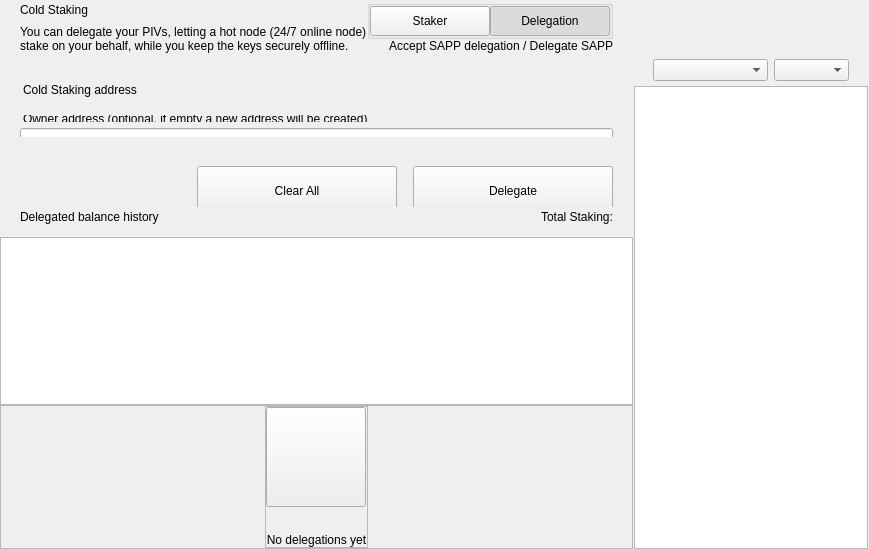
<?xml version="1.0" encoding="UTF-8"?>
<ui version="4.0">
 <class>ColdStakingWidget</class>
 <widget class="QWidget" name="ColdStakingWidget">
  <property name="geometry">
   <rect>
    <x>0</x>
    <y>0</y>
    <width>629</width>
    <height>549</height>
   </rect>
  </property>
  <property name="windowTitle">
   <string>Form</string>
  </property>
  <layout class="QHBoxLayout" name="horizontalLayout_1" stretch="2,1">
   <property name="spacing">
    <number>0</number>
   </property>
   <property name="leftMargin">
    <number>0</number>
   </property>
   <property name="topMargin">
    <number>0</number>
   </property>
   <property name="rightMargin">
    <number>0</number>
   </property>
   <property name="bottomMargin">
    <number>0</number>
   </property>
   <item>
    <widget class="QWidget" name="left" native="true">
     <layout class="QVBoxLayout" name="verticalLayout_3">
      <property name="leftMargin">
       <number>0</number>
      </property>
      <property name="topMargin">
       <number>0</number>
      </property>
      <property name="rightMargin">
       <number>0</number>
      </property>
      <property name="bottomMargin">
       <number>0</number>
      </property>
      <item>
       <layout class="QVBoxLayout" name="verticalLayout_2">
        <property name="spacing">
         <number>0</number>
        </property>
        <item>
         <layout class="QVBoxLayout" name="verticalLayoutTop">
          <property name="spacing">
           <number>0</number>
          </property>
          <property name="leftMargin">
           <number>0</number>
          </property>
          <property name="rightMargin">
           <number>0</number>
          </property>
          <item>
           <widget class="QWidget" name="containerTitle" native="true">
            <property name="sizePolicy">
             <sizepolicy hsizetype="Preferred" vsizetype="Minimum">
              <horstretch>0</horstretch>
              <verstretch>0</verstretch>
             </sizepolicy>
            </property>
            <property name="maximumSize">
             <size>
              <width>16777215</width>
              <height>100</height>
             </size>
            </property>
            <layout class="QHBoxLayout" name="containerTitleLayout">
             <property name="spacing">
              <number>0</number>
             </property>
             <property name="leftMargin">
              <number>20</number>
             </property>
             <property name="topMargin">
              <number>0</number>
             </property>
             <property name="rightMargin">
              <number>20</number>
             </property>
             <property name="bottomMargin">
              <number>0</number>
             </property>
             <item>
              <layout class="QVBoxLayout" name="verticalLayout11">
               <property name="spacing">
                <number>5</number>
               </property>
               <item>
                <widget class="QLabel" name="labelTitle">
                 <property name="text">
                  <string>Cold Staking</string>
                 </property>
                </widget>
               </item>
               <item>
                <widget class="QLabel" name="labelSubtitle1">
                 <property name="maximumSize">
                  <size>
                   <width>16777215</width>
                   <height>16777215</height>
                  </size>
                 </property>
                 <property name="text">
                  <string>You can delegate your PIVs, letting a hot node (24/7 online node)
stake on your behalf, while you keep the keys securely offline.</string>
                 </property>
                </widget>
               </item>
              </layout>
             </item>
             <item>
              <spacer name="horizontalSpacer">
               <property name="orientation">
                <enum>Qt::Horizontal</enum>
               </property>
               <property name="sizeHint" stdset="0">
                <size>
                 <width>40</width>
                 <height>20</height>
                </size>
               </property>
              </spacer>
             </item>
             <item>
              <widget class="QWidget" name="containerViewPrivacyChecks" native="true">
               <layout class="QVBoxLayout" name="containerPrivacyChecks">
                <property name="spacing">
                 <number>0</number>
                </property>
                <property name="leftMargin">
                 <number>0</number>
                </property>
                <property name="topMargin">
                 <number>0</number>
                </property>
                <property name="rightMargin">
                 <number>0</number>
                </property>
                <property name="bottomMargin">
                 <number>0</number>
                </property>
                <item alignment="Qt::AlignHCenter|Qt::AlignVCenter">
                 <widget class="QGroupBox" name="groupBox">
                  <property name="title">
                   <string/>
                  </property>
                  <layout class="QHBoxLayout" name="horizontalLayout_2_1">
                   <property name="spacing">
                    <number>0</number>
                   </property>
                   <property name="leftMargin">
                    <number>0</number>
                   </property>
                   <property name="topMargin">
                    <number>0</number>
                   </property>
                   <property name="rightMargin">
                    <number>0</number>
                   </property>
                   <property name="bottomMargin">
                    <number>0</number>
                   </property>
                   <item>
                    <widget class="QPushButton" name="pushLeft">
                     <property name="minimumSize">
                      <size>
                       <width>120</width>
                       <height>30</height>
                      </size>
                     </property>
                     <property name="maximumSize">
                      <size>
                       <width>120</width>
                       <height>30</height>
                      </size>
                     </property>
                     <property name="focusPolicy">
                      <enum>Qt::NoFocus</enum>
                     </property>
                     <property name="text">
                      <string>Staker</string>
                     </property>
                     <property name="checkable">
                      <bool>true</bool>
                     </property>
                     <property name="autoExclusive">
                      <bool>true</bool>
                     </property>
                    </widget>
                   </item>
                   <item>
                    <widget class="QPushButton" name="pushRight">
                     <property name="minimumSize">
                      <size>
                       <width>120</width>
                       <height>30</height>
                      </size>
                     </property>
                     <property name="maximumSize">
                      <size>
                       <width>120</width>
                       <height>30</height>
                      </size>
                     </property>
                     <property name="focusPolicy">
                      <enum>Qt::NoFocus</enum>
                     </property>
                     <property name="text">
                      <string>Delegation</string>
                     </property>
                     <property name="checkable">
                      <bool>true</bool>
                     </property>
                     <property name="checked">
                      <bool>true</bool>
                     </property>
                     <property name="autoExclusive">
                      <bool>true</bool>
                     </property>
                    </widget>
                   </item>
                  </layout>
                 </widget>
                </item>
                <item alignment="Qt::AlignTop">
                 <widget class="QLabel" name="labelSubtitle2">
                  <property name="text">
                   <string>Accept SAPP delegation / Delegate SAPP</string>
                  </property>
                  <property name="alignment">
                   <set>Qt::AlignRight|Qt::AlignTrailing|Qt::AlignVCenter</set>
                  </property>
                 </widget>
                </item>
               </layout>
              </widget>
             </item>
            </layout>
           </widget>
          </item>
          <item>
           <spacer name="verticalSpacer_2">
            <property name="orientation">
             <enum>Qt::Vertical</enum>
            </property>
            <property name="sizeType">
             <enum>QSizePolicy::Fixed</enum>
            </property>
            <property name="sizeHint" stdset="0">
             <size>
              <width>20</width>
              <height>30</height>
             </size>
            </property>
           </spacer>
          </item>
          <item>
           <widget class="QWidget" name="containerSend" native="true">
            <property name="minimumSize">
             <size>
              <width>0</width>
              <height>50</height>
             </size>
            </property>
            <layout class="QVBoxLayout" name="containerSendRow">
             <property name="spacing">
              <number>6</number>
             </property>
             <property name="leftMargin">
              <number>0</number>
             </property>
             <property name="topMargin">
              <number>0</number>
             </property>
             <property name="rightMargin">
              <number>0</number>
             </property>
             <property name="bottomMargin">
              <number>0</number>
             </property>
             <item>
              <widget class="QLabel" name="labelEditTitle">
               <property name="maximumSize">
                <size>
                 <width>16777215</width>
                 <height>30</height>
                </size>
               </property>
               <property name="styleSheet">
                <string notr="true">padding-left:20px; padding-bottom:3px;</string>
               </property>
               <property name="text">
                <string>Cold Staking address</string>
               </property>
              </widget>
             </item>
             <item>
              <spacer name="verticalSpacer_6">
               <property name="orientation">
                <enum>Qt::Vertical</enum>
               </property>
               <property name="sizeType">
                <enum>QSizePolicy::Fixed</enum>
               </property>
               <property name="sizeHint" stdset="0">
                <size>
                 <width>20</width>
                 <height>9</height>
                </size>
               </property>
              </spacer>
             </item>
             <item>
              <widget class="QWidget" name="containerOwner" native="true">
               <layout class="QVBoxLayout" name="vContainerOwner">
                <property name="spacing">
                 <number>4</number>
                </property>
                <property name="leftMargin">
                 <number>20</number>
                </property>
                <property name="topMargin">
                 <number>0</number>
                </property>
                <property name="rightMargin">
                 <number>20</number>
                </property>
                <property name="bottomMargin">
                 <number>0</number>
                </property>
                <item>
                 <widget class="QLabel" name="labelSubtitleDescription">
                  <property name="maximumSize">
                   <size>
                    <width>16777215</width>
                    <height>20</height>
                   </size>
                  </property>
                  <property name="styleSheet">
                   <string notr="true">margin-bottom:2px;
                   margin-left:0.05px;
                   padding:0px;</string>
                  </property>
                  <property name="text">
                   <string>Owner address (optional, if empty a new address will be created)</string>
                  </property>
                 </widget>
                </item>
                <item>
                 <widget class="QLineEdit" name="lineEditOwnerAddress">
                  <property name="minimumSize">
                   <size>
                    <width>0</width>
                    <height>50</height>
                   </size>
                  </property>
                  <property name="maximumSize">
                   <size>
                    <width>16777215</width>
                    <height>50</height>
                   </size>
                  </property>
                  <property name="styleSheet">
                   <string notr="true"/>
                  </property>
                  <property name="placeholderText">
                   <string>Enter owner address</string>
                  </property>
                 </widget>
                </item>
               </layout>
              </widget>
             </item>
            </layout>
           </widget>
          </item>
         </layout>
        </item>
        <item>
         <spacer name="verticalSpacer_3">
          <property name="orientation">
           <enum>Qt::Vertical</enum>
          </property>
          <property name="sizeType">
           <enum>QSizePolicy::Minimum</enum>
          </property>
          <property name="sizeHint" stdset="0">
           <size>
            <width>20</width>
            <height>20</height>
           </size>
          </property>
         </spacer>
        </item>
        <item>
         <widget class="QWidget" name="containerBtn" native="true">
          <property name="minimumSize">
           <size>
            <width>0</width>
            <height>50</height>
           </size>
          </property>
          <layout class="QHBoxLayout" name="horizontalLayout">
           <property name="rightMargin">
            <number>20</number>
           </property>
           <item>
            <spacer name="horizontalSpacer_2">
             <property name="orientation">
              <enum>Qt::Horizontal</enum>
             </property>
             <property name="sizeHint" stdset="0">
              <size>
               <width>200</width>
               <height>20</height>
              </size>
             </property>
            </spacer>
           </item>
           <item>
            <layout class="QHBoxLayout" name="horizontalLayout_7">
             <item>
              <spacer name="horizontalSpacer_3">
               <property name="orientation">
                <enum>Qt::Horizontal</enum>
               </property>
               <property name="sizeType">
                <enum>QSizePolicy::Expanding</enum>
               </property>
               <property name="sizeHint" stdset="0">
                <size>
                 <width>40</width>
                 <height>20</height>
                </size>
               </property>
              </spacer>
             </item>
             <item>
              <widget class="QPushButton" name="pushButtonClear">
               <property name="minimumSize">
                <size>
                 <width>200</width>
                 <height>50</height>
                </size>
               </property>
               <property name="focusPolicy">
                <enum>Qt::NoFocus</enum>
               </property>
               <property name="text">
                <string>Clear All</string>
               </property>
              </widget>
             </item>
             <item>
              <spacer name="horizontalSpacer_4">
               <property name="orientation">
                <enum>Qt::Horizontal</enum>
               </property>
               <property name="sizeType">
                <enum>QSizePolicy::Fixed</enum>
               </property>
               <property name="sizeHint" stdset="0">
                <size>
                 <width>10</width>
                 <height>20</height>
                </size>
               </property>
              </spacer>
             </item>
             <item>
              <widget class="QPushButton" name="pushButtonSend">
               <property name="minimumSize">
                <size>
                 <width>200</width>
                 <height>50</height>
                </size>
               </property>
               <property name="maximumSize">
                <size>
                 <width>200</width>
                 <height>50</height>
                </size>
               </property>
               <property name="focusPolicy">
                <enum>Qt::NoFocus</enum>
               </property>
               <property name="text">
                <string>Delegate</string>
               </property>
              </widget>
             </item>
            </layout>
           </item>
          </layout>
         </widget>
        </item>
        <item>
         <widget class="QWidget" name="containerHistoryLabel" native="true">
          <layout class="QHBoxLayout" name="horizontalLayout_4">
           <property name="spacing">
            <number>0</number>
           </property>
           <property name="leftMargin">
            <number>20</number>
           </property>
           <property name="topMargin">
            <number>0</number>
           </property>
           <property name="rightMargin">
            <number>20</number>
           </property>
           <property name="bottomMargin">
            <number>0</number>
           </property>
           <item>
            <widget class="QWidget" name="verticalWidget" native="true">
             <property name="minimumSize">
              <size>
               <width>100</width>
               <height>0</height>
              </size>
             </property>
             <layout class="QVBoxLayout" name="verticalLayout_58">
              <property name="leftMargin">
               <number>0</number>
              </property>
              <property name="topMargin">
               <number>0</number>
              </property>
              <property name="rightMargin">
               <number>0</number>
              </property>
              <property name="bottomMargin">
               <number>0</number>
              </property>
              <item>
               <widget class="QLabel" name="labelListHistory">
                <property name="text">
                 <string>Delegated balance history</string>
                </property>
               </widget>
              </item>
             </layout>
            </widget>
           </item>
           <item>
            <spacer name="horizontalSpacer_5">
             <property name="orientation">
              <enum>Qt::Horizontal</enum>
             </property>
             <property name="sizeHint" stdset="0">
              <size>
               <width>40</width>
               <height>20</height>
              </size>
             </property>
            </spacer>
           </item>
           <item>
            <widget class="QLabel" name="labelStakingTotal">
             <property name="text">
              <string>Total Staking:</string>
             </property>
            </widget>
           </item>
          </layout>
         </widget>
        </item>
        <item>
         <layout class="QVBoxLayout" name="verticalLayout_64">
          <property name="spacing">
           <number>0</number>
          </property>
          <item>
           <spacer name="verticalSpacer_44">
            <property name="orientation">
             <enum>Qt::Vertical</enum>
            </property>
            <property name="sizeType">
             <enum>QSizePolicy::Fixed</enum>
            </property>
            <property name="sizeHint" stdset="0">
             <size>
              <width>20</width>
              <height>10</height>
             </size>
            </property>
           </spacer>
          </item>
          <item>
           <widget class="QListView" name="listView">
            <property name="enabled">
             <bool>true</bool>
            </property>
            <property name="mouseTracking">
             <bool>true</bool>
            </property>
           </widget>
          </item>
          <item>
           <widget class="QFrame" name="emptyContainer">
            <property name="minimumSize">
             <size>
              <width>0</width>
              <height>100</height>
             </size>
            </property>
            <property name="frameShape">
             <enum>QFrame::StyledPanel</enum>
            </property>
            <property name="frameShadow">
             <enum>QFrame::Raised</enum>
            </property>
            <layout class="QVBoxLayout" name="verticalLayout_71" stretch="1,8">
             <property name="spacing">
              <number>0</number>
             </property>
             <property name="leftMargin">
              <number>0</number>
             </property>
             <property name="topMargin">
              <number>0</number>
             </property>
             <property name="rightMargin">
              <number>0</number>
             </property>
             <property name="bottomMargin">
              <number>0</number>
             </property>
             <item>
              <spacer name="verticalSpacer">
               <property name="orientation">
                <enum>Qt::Vertical</enum>
               </property>
               <property name="sizeHint" stdset="0">
                <size>
                 <width>20</width>
                 <height>20</height>
                </size>
               </property>
              </spacer>
             </item>
             <item alignment="Qt::AlignHCenter|Qt::AlignVCenter">
              <widget class="QFrame" name="emptyScreen">
               <property name="sizePolicy">
                <sizepolicy hsizetype="Expanding" vsizetype="Expanding">
                 <horstretch>0</horstretch>
                 <verstretch>0</verstretch>
                </sizepolicy>
               </property>
               <property name="frameShape">
                <enum>QFrame::StyledPanel</enum>
               </property>
               <property name="frameShadow">
                <enum>QFrame::Raised</enum>
               </property>
               <layout class="QVBoxLayout" name="verticalLayout">
                <property name="spacing">
                 <number>30</number>
                </property>
                <property name="leftMargin">
                 <number>0</number>
                </property>
                <property name="topMargin">
                 <number>0</number>
                </property>
                <property name="rightMargin">
                 <number>0</number>
                </property>
                <property name="bottomMargin">
                 <number>0</number>
                </property>
                <item alignment="Qt::AlignHCenter|Qt::AlignVCenter">
                 <widget class="QPushButton" name="pushImgEmpty">
                  <property name="minimumSize">
                   <size>
                    <width>100</width>
                    <height>100</height>
                   </size>
                  </property>
                  <property name="maximumSize">
                   <size>
                    <width>100</width>
                    <height>100</height>
                   </size>
                  </property>
                  <property name="focusPolicy">
                   <enum>Qt::NoFocus</enum>
                  </property>
                  <property name="text">
                   <string/>
                  </property>
                  <property name="iconSize">
                   <size>
                    <width>100</width>
                    <height>100</height>
                   </size>
                  </property>
                 </widget>
                </item>
                <item alignment="Qt::AlignHCenter|Qt::AlignVCenter">
                 <widget class="QLabel" name="labelEmpty">
                  <property name="styleSheet">
                   <string notr="true"/>
                  </property>
                  <property name="text">
                   <string>No delegations yet</string>
                  </property>
                  <property name="alignment">
                   <set>Qt::AlignCenter</set>
                  </property>
                 </widget>
                </item>
               </layout>
              </widget>
             </item>
            </layout>
           </widget>
          </item>
         </layout>
        </item>
       </layout>
      </item>
     </layout>
    </widget>
   </item>
   <item>
    <widget class="QWidget" name="right" native="true">
     <layout class="QVBoxLayout" name="rightContainer">
      <property name="spacing">
       <number>0</number>
      </property>
      <property name="leftMargin">
       <number>1</number>
      </property>
      <property name="topMargin">
       <number>0</number>
      </property>
      <property name="rightMargin">
       <number>1</number>
      </property>
      <property name="bottomMargin">
       <number>0</number>
      </property>
      <item>
       <widget class="QWidget" name="containerRightButtons" native="true">
        <property name="minimumSize">
         <size>
          <width>0</width>
          <height>50</height>
         </size>
        </property>
        <layout class="QVBoxLayout" name="verticalLayout_4">
         <property name="leftMargin">
          <number>19</number>
         </property>
         <property name="topMargin">
          <number>0</number>
         </property>
         <property name="rightMargin">
          <number>19</number>
         </property>
         <property name="bottomMargin">
          <number>0</number>
         </property>
         <item>
          <widget class="OptionButton" name="btnCoinControl" native="true">
           <property name="minimumSize">
            <size>
             <width>0</width>
             <height>0</height>
            </size>
           </property>
          </widget>
         </item>
         <item>
          <widget class="OptionButton" name="btnColdStaking" native="true"/>
         </item>
         <item>
          <widget class="OptionButton" name="btnMyStakingAddresses" native="true">
           <property name="sizePolicy">
            <sizepolicy hsizetype="Preferred" vsizetype="Minimum">
             <horstretch>0</horstretch>
             <verstretch>0</verstretch>
            </sizepolicy>
           </property>
          </widget>
         </item>
        </layout>
       </widget>
      </item>
      <item>
       <widget class="QWidget" name="sortWidget" native="true">
        <layout class="QHBoxLayout" name="horizontalLayout_6">
         <property name="leftMargin">
          <number>19</number>
         </property>
         <property name="rightMargin">
          <number>19</number>
         </property>
         <property name="bottomMargin">
          <number>5</number>
         </property>
         <item>
          <spacer name="horizontalSpacer_6">
           <property name="orientation">
            <enum>Qt::Horizontal</enum>
           </property>
           <property name="sizeHint" stdset="0">
            <size>
             <width>40</width>
             <height>20</height>
            </size>
           </property>
          </spacer>
         </item>
         <item>
          <widget class="QComboBox" name="comboBoxSort">
           <property name="sizePolicy">
            <sizepolicy hsizetype="Preferred" vsizetype="Fixed">
             <horstretch>0</horstretch>
             <verstretch>0</verstretch>
            </sizepolicy>
           </property>
           <property name="minimumSize">
            <size>
             <width>115</width>
             <height>0</height>
            </size>
           </property>
          </widget>
         </item>
         <item>
          <widget class="QComboBox" name="comboBoxSortOrder">
           <property name="sizePolicy">
            <sizepolicy hsizetype="Preferred" vsizetype="Fixed">
             <horstretch>0</horstretch>
             <verstretch>0</verstretch>
            </sizepolicy>
           </property>
           <property name="minimumSize">
            <size>
             <width>75</width>
             <height>0</height>
            </size>
           </property>
          </widget>
         </item>
        </layout>
       </widget>
      </item>
      <item>
       <widget class="QListView" name="listViewStakingAddress">
        <property name="enabled">
         <bool>true</bool>
        </property>
        <property name="mouseTracking">
         <bool>true</bool>
        </property>
       </widget>
      </item>
     </layout>
    </widget>
   </item>
  </layout>
 </widget>
 <customwidgets>
  <customwidget>
   <class>OptionButton</class>
   <extends>QWidget</extends>
   <header>qt/pivx/optionbutton.h</header>
   <container>1</container>
  </customwidget>
 </customwidgets>
 <resources/>
 <connections/>
</ui>
